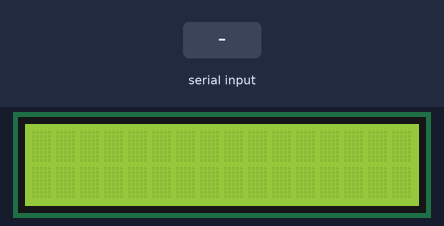
Simulated run of this sketch. Board: Arduino Uno, built with avr-gcc and run on an emulated ATmega328P. Parts: 16×2 character LCD. The test bench sets the inputs (shaded band). What the sketch prints to the serial monitor is not drawn.

Above: at 1.2 s.
1.3 s: "1" received over Serial
At 3.4 s:
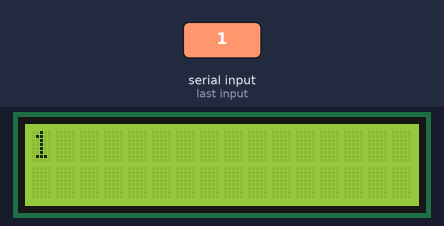
4.3 s: "0" received over Serial
At 6.9 s:
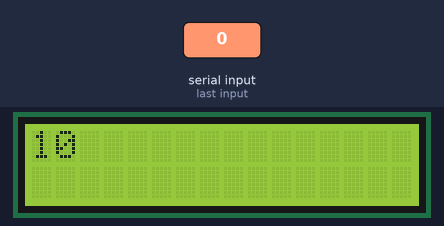
7.3 s: "2" received over Serial
At 10.3 s:
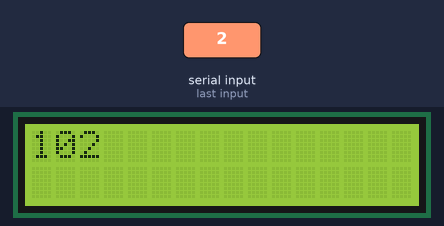
Timing chart, 0 to 11.8 s (numbered marks = the images above; inputs shaded):
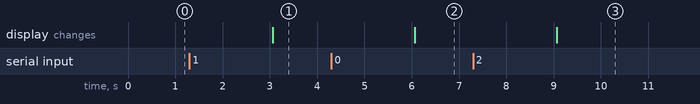

Measured:
- after the input at 1.3 s, the display: changes after 1.8 s (image 1)
- after the input at 4.3 s, the display: changes after 1.8 s (image 2)
- after the input at 7.3 s, the display: changes after 1.8 s (image 3)

The sketch:

Pi2LCD.ino
```cpp
#include <LiquidCrystal.h>

LiquidCrystal lcd(12, 11, 5, 4, 3, 2);

void setup(){
  lcd.begin(16, 2);
   Serial.begin(9600);
}

void loop() {
  if (Serial.available()) {
    lcd.print(Serial.readString());
    Serial.println(1);
  }
  delay(1000);
}
```
